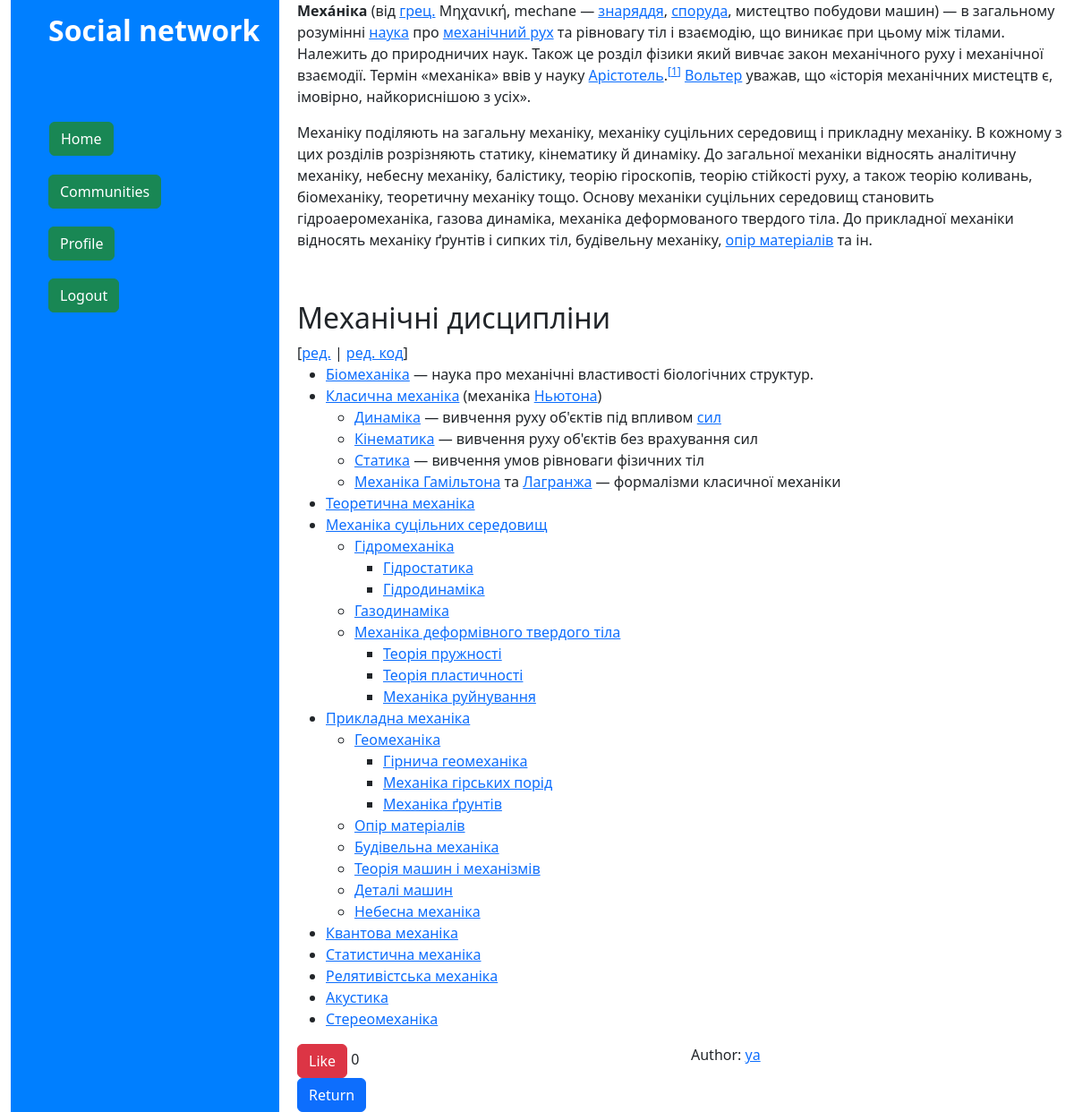
The app's page /social/post/3/ (signed in) with its own data.
### social/models.py (models this page shows, shortened)
class Post(models.Model):
    name = models.CharField(max_length=50)
    post_html = HTMLField()
    community = models.ForeignKey(Community, on_delete=models.CASCADE, null=True)
    likes = models.ManyToManyField(User, blank=True, related_name='likes_post')
    author = models.ForeignKey(User, on_delete=models.PROTECT, null=True)

### social/views.py (the view)
# urls.py: path('post/<int:pk>/', views.PostDetailView.as_view(), name = 'post_detail'),
class PostDetailView(LoginRequiredMixin,DetailView):
    model = Post
    template_name = 'social/post_detail.html'
    context_object_name = 'post'
    def get_context_data(self, **kwargs):
        context = super().get_context_data(**kwargs)
        context['community'] = context['post'].community
        author = context['post'].author
        profile = Profile.objects.filter(user = author).first()
        context['author_profile_pk'] = profile.pk
        return context

### templates/social/post_detail.html (shortened to what this page needs)
{% extends 'base.html' %}
{% block content %}
    {{post.post_html|safe}}
    <div class="row">
        <div class="col">
            <form action="{% url 'like_post' post.pk %}" method="post">
                <button type="submit" class='btn btn-danger'>Like</button>
                <span>{{post.likes.count}}</span>
            </form>
        </div>
        <div class="col">
            Author: <a href="{% url 'profile_detail' author_profile_pk %}">{{post.author.username}}</a>
        </div>
    </div>
    <div class="row">
        <a href="{% url 'community' community.pk%}"><button class="btn btn-primary">Return</button></a>
    </div>
{% endblock %}

### records on screen
Post: post_html "Мехáніка (від грец. Μηχανική , mechane — знаряддя , споруда , мистецтво побудови машин) — в загальному розумінні наука про механічний рух та рівновагу тіл і взаємодію, що виникає при цьому між тілами. Належить до природничих наук. Також це розділ фізики який вивчає закон механічного руху і механічної взаємодії. Термін «механіка» ввів у науку Арістотель . [ 1 ] Вольтер уважав, що «історія механічних мистецтв є, імовірно, найкориснішою з усіх». Механіку поділяють на загальну механіку, механіку суцільних середовищ і прикладну механіку. В кожному з цих розділів розрізняють статику, кінематику й динаміку. До загальної механіки відносять аналітичну механіку, небесну механіку, балістику, теорію…", likes.count "0", author.username "ya"
